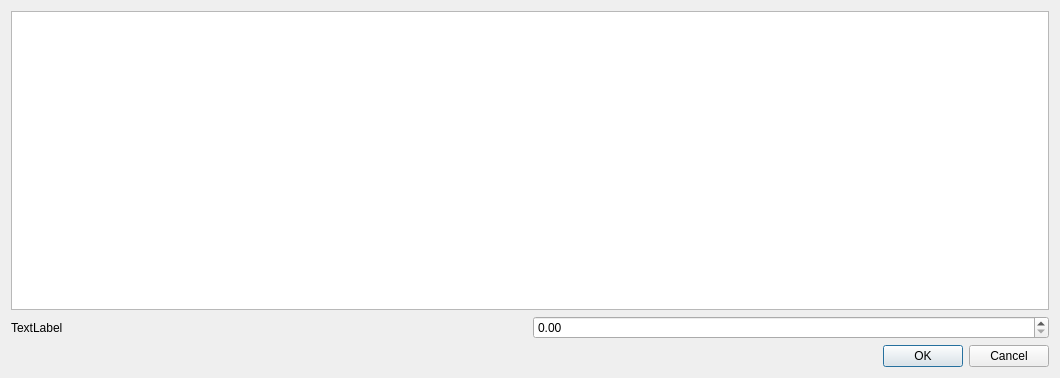
<?xml version="1.0" encoding="UTF-8"?>
<ui version="4.0">
 <class>TrajectoryDialog</class>
 <widget class="QDialog" name="TrajectoryDialog">
  <property name="geometry">
   <rect>
    <x>0</x>
    <y>0</y>
    <width>1060</width>
    <height>378</height>
   </rect>
  </property>
  <property name="windowTitle">
   <string>Dialog</string>
  </property>
  <layout class="QGridLayout" name="gridLayout">
   <item row="0" column="0" colspan="2">
    <widget class="QGraphicsView" name="graphicsView"/>
   </item>
   <item row="1" column="0">
    <widget class="QLabel" name="label">
     <property name="sizePolicy">
      <sizepolicy hsizetype="MinimumExpanding" vsizetype="Preferred">
       <horstretch>0</horstretch>
       <verstretch>0</verstretch>
      </sizepolicy>
     </property>
     <property name="text">
      <string>TextLabel</string>
     </property>
    </widget>
   </item>
   <item row="1" column="1">
    <widget class="QDoubleSpinBox" name="doubleSpinBox"/>
   </item>
   <item row="2" column="1">
    <widget class="QDialogButtonBox" name="buttonBox">
     <property name="orientation">
      <enum>Qt::Horizontal</enum>
     </property>
     <property name="standardButtons">
      <set>QDialogButtonBox::Cancel|QDialogButtonBox::Ok</set>
     </property>
    </widget>
   </item>
  </layout>
 </widget>
 <resources/>
 <connections>
  <connection>
   <sender>buttonBox</sender>
   <signal>accepted()</signal>
   <receiver>TrajectoryDialog</receiver>
   <slot>accept()</slot>
   <hints>
    <hint type="sourcelabel">
     <x>248</x>
     <y>254</y>
    </hint>
    <hint type="destinationlabel">
     <x>157</x>
     <y>274</y>
    </hint>
   </hints>
  </connection>
  <connection>
   <sender>buttonBox</sender>
   <signal>rejected()</signal>
   <receiver>TrajectoryDialog</receiver>
   <slot>reject()</slot>
   <hints>
    <hint type="sourcelabel">
     <x>316</x>
     <y>260</y>
    </hint>
    <hint type="destinationlabel">
     <x>286</x>
     <y>274</y>
    </hint>
   </hints>
  </connection>
 </connections>
</ui>
